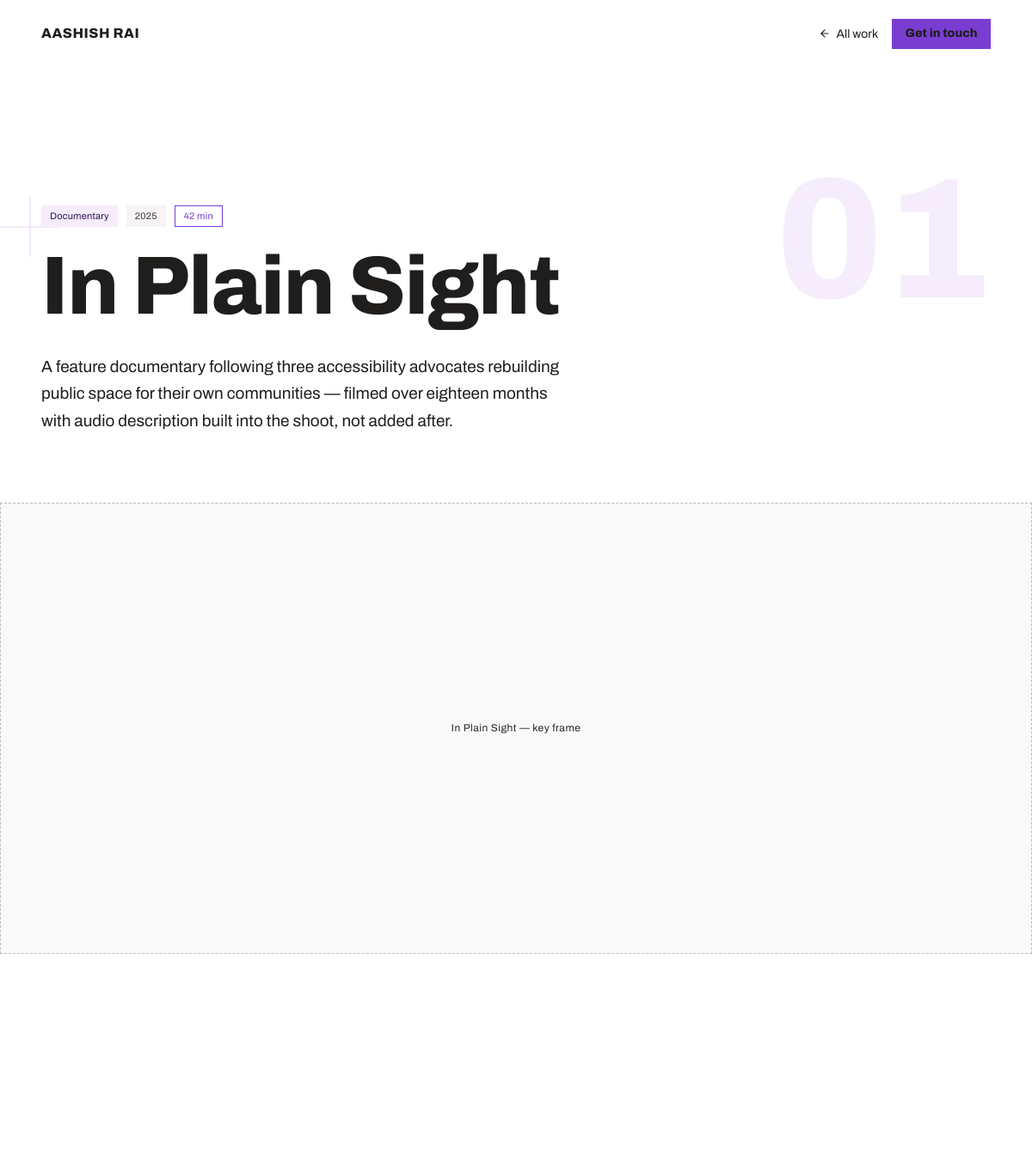
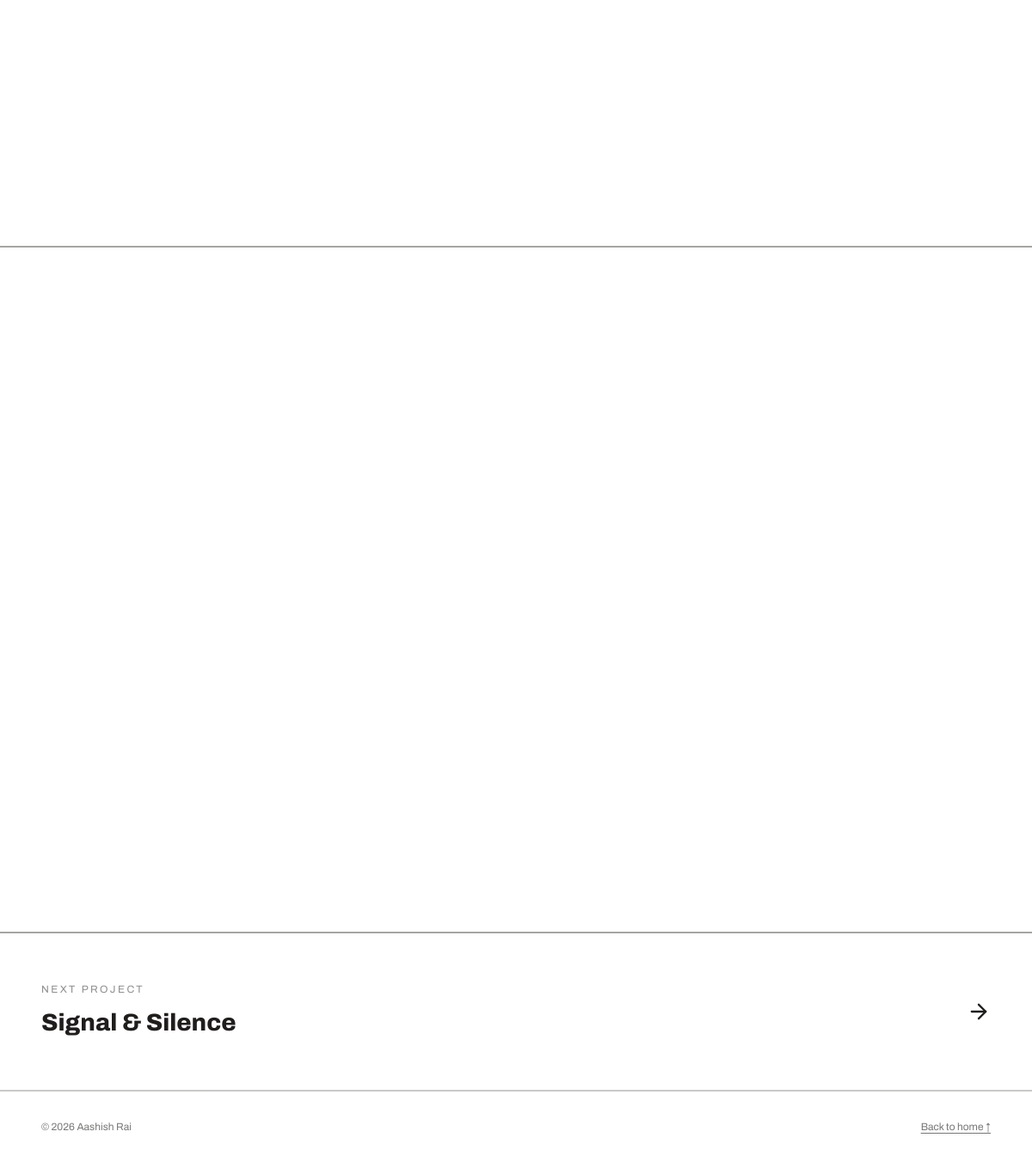
/work-detail.php?slug=in-plain-sight, run on the app's committed database (2 pictures, top to bottom).
### tables this page shows
CREATE TABLE work_projects (
  id INT UNSIGNED PRIMARY KEY AUTO_INCREMENT,
  slug VARCHAR(191) NOT NULL UNIQUE,
  title VARCHAR(160) NOT NULL,
  tag VARCHAR(64) NOT NULL,
  year VARCHAR(8) NOT NULL,
  card_image_path VARCHAR(255) NULL,
  card_placeholder_text VARCHAR(160) NOT NULL,
  lead TEXT NOT NULL,
  hero_image_path VARCHAR(255) NULL,
  hero_placeholder_text VARCHAR(160) NOT NULL,
  synopsis_heading VARCHAR(120) NOT NULL DEFAULT 'Synopsis',
  synopsis_paragraphs JSON NOT NULL,
  credits JSON NOT NULL,
  tags JSON NOT NULL,
  stills_eyebrow VARCHAR(64) NOT NULL DEFAULT 'Stills',
  stills_heading VARCHAR(120) NOT NULL DEFAULT 'From the field.',
  stills JSON NOT NULL,
  is_featured TINYINT(1) NOT NULL DEFAULT 0,
  featured_sort_order INT NOT NULL DEFAULT 0,
  archive_sort_order INT NOT NULL DEFAULT 0,
  status ENUM('published','draft') NOT NULL DEFAULT 'published',
  created_at TIMESTAMP NOT NULL DEFAULT CURRENT_TIMESTAMP,
  updated_at TIMESTAMP NOT NULL DEFAULT CURRENT_TIMESTAMP ON UPDATE CURRENT_TIMESTAMP,
  INDEX idx_featured (status, is_featured, featured_sort_order),
  INDEX idx_archive (status, archive_sort_order)
);

### config/database.php (called while the page is built, shortened)
<?php
function get_db(): PDO
{
    static $pdo = null;
    if ($pdo instanceof PDO) {
        return $pdo;
    }
    $host = getenv('DB_HOST') ?: 'localhost';
    $name = getenv('DB_NAME') ?: '';
    $user = getenv('DB_USER') ?: '';
    $pass = getenv('DB_PASS') ?: '';
    $dsn = "mysql:host={$host};dbname={$name};charset=utf8mb4";
    try {
        $pdo = new PDO($dsn, $user, $pass, [
            PDO::ATTR_ERRMODE => PDO::ERRMODE_EXCEPTION,
            PDO::ATTR_DEFAULT_FETCH_MODE => PDO::FETCH_ASSOC,
            PDO::ATTR_EMULATE_PREPARES => false,
        ]);
    } catch (PDOException $e) {
        if (APP_ENV !== 'production') {
            throw $e;
        }
        error_log('Database connection failed: ' . $e->getMessage());
        die('Something went wrong. Please try again later.');
    }
    return $pdo;
}

### includes/functions.php (called while the page is built, shortened)
<?php
function e(string $value): string
{
    return htmlspecialchars($value, ENT_QUOTES, 'UTF-8');
}

### work-detail.php (the view, shortened to what this page needs)
<?php
require_once __DIR__ . '/config/config.php';
require_once __DIR__ . '/includes/functions.php';
require_once __DIR__ . '/includes/content.php';
$slug = $_GET['slug'] ?? '';
$row = $slug !== '' ? get_work_by_slug($slug) : null;
$site = get_section('work', 'nav');
$project = [
    'tags' => $row['tags'],
    'title' => $row['title'],
    'lead' => $row['lead'],
    'heroImagePath' => $row['hero_image_path'],
    'heroPlaceholder' => $row['hero_placeholder_text'],
    'synopsisHeading' => $row['synopsis_heading'],
    'synopsisParagraphs' => $row['synopsis_paragraphs'],
    'credits' => $row['credits'],
    'stillsEyebrow' => $row['stills_eyebrow'],
    'stillsHeading' => $row['stills_heading'],
    'stills' => $row['stills'],
];
$next = get_next_work((int) $row['id']);
$project['nextLabel'] = 'Next project';
$project['nextTitle'] = $next['title'] ?? '';
$project['nextHref'] = $next !== null ? 'work-detail.php?slug=' . urlencode($next['slug']) : 'work-archive.php';
$footerData = get_section('work', 'footer');
require_once __DIR__ . '/includes/header.php';
?>
<div style="position:relative;background:var(--color-bg);color:var(--color-text)">
<nav class="nav" style="padding:22px 48px">
<a href="<?= e($site['brandHref']) ?>" class="nav-brand" style="letter-spacing:.03em;font-size:16px;text-decoration:none;color:inherit"><?= e($site['brand']) ?></a>
<a href="<?= e($site['homeHref']) ?>" style="margin-left:auto"><svg width="14" height="14" viewBox="0 0 24 24" fill="none" stroke="currentColor" stroke-width="2" stroke-linecap="round" stroke-linejoin="round" style="vertical-align:-2px;margin-right:6px"><path d="M19 12H5"></path><path d="m12 19-7-7 7-7"></path></svg><?= e($site['homeLabel']) ?></a>
<a href="<?= e($site['navCtaHref']) ?>" class="btn btn-primary"><?= e($site['navCtaLabel']) ?></a>
</nav>
<section style="padding:160px 48px 80px;max-width:1400px;margin:0 auto;position:relative;overflow:hidden">
<div aria-hidden="true" style="position:absolute;top:100px;right:48px;font:800 200px var(--font-heading);color:var(--color-accent-100);line-height:1;z-index:0;pointer-events:none">01</div>
<div data-reveal="fade" style="display:flex;gap:10px;margin-bottom:24px;position:relative;z-index:1">
<?php foreach ($project['tags'] as $tag): ?>
<span class="tag tag-<?= e($tag['variant']) ?>"><?= e($tag['label']) ?></span>
<?php endforeach; ?>
</div>
<h1 data-reveal="fade" style="font-size:clamp(48px,8vw,104px);line-height:.95;margin:0 0 32px;max-width:18ch;position:relative;z-index:1"><?= e($project['title']) ?></h1>
<p data-reveal="fade" style="font-size:19px;max-width:56ch;opacity:.72;line-height:1.65;margin:0;position:relative;z-index:1"><?= e($project['lead']) ?></p>
</section>
<section data-reveal="clip" style="position:relative;aspect-ratio:16/7;overflow:hidden;clip-path:inset(0 0 100% 0);transition:clip-path 1.2s cubic-bezier(.22,1,.36,1);margin:0 48px 120px;max-width:1400px;margin-left:auto;margin-right:auto">
<?= img_or_placeholder($project['heroImagePath'], $project['heroPlaceholder']) ?>
</section>
<section style="padding:0 48px 120px;max-width:1400px;margin:0 auto;display:grid;grid-template-columns:1.4fr 1fr;gap:80px">
</section>
<section style="padding:0 48px 140px;max-width:1400px;margin:0 auto;border-top:2px solid var(--color-divider);padding-top:100px">
<div style="display:grid;grid-template-columns:repeat(auto-fit,minmax(280px,1fr));gap:24px">
<?php foreach ($project['stills'] as $i => $still): ?>
<div class="work-card stagger-clip" data-reveal="clip" style="--i:<?= (int) $i ?>;position:relative;aspect-ratio:4/5;overflow:hidden;clip-path:inset(0 0 100% 0);transition:clip-path 1s cubic-bezier(.22,1,.36,1)"><?= img_or_placeholder($still['image_path'] ?? null, $still['placeholder'], 'work-card-img') ?></div>
<?php endforeach; ?>
</div>
</section>
<a href="<?= e($project['nextHref']) ?>" style="display:flex;justify-content:space-between;align-items:center;padding:56px 48px;border-top:2px solid var(--color-divider);text-decoration:none;color:inherit">
<div>
<div style="font-size:12px;letter-spacing:.2em;text-transform:uppercase;opacity:.5;margin-bottom:8px"><?= e($project['nextLabel']) ?></div>
<div style="font-size:28px;font-weight:800;font-family:var(--font-heading)"><?= e($project['nextTitle']) ?></div>
</div>
<svg width="28" height="28" viewBox="0 0 24 24" fill="none" stroke="currentColor" stroke-width="2" stroke-linecap="round" stroke-linejoin="round"><path d="M5 12h14"></path><path d="m12 5 7 7-7 7"></path></svg>
</a>
<footer style="padding:32px 48px;display:flex;justify-content:space-between;align-items:center;border-top:2px solid var(--color-divider);font-size:12px;opacity:.6">
<span><?= e($footerData['copyright']) ?></span>
<a href="<?= e($site['homeHref']) ?>" style="color:inherit"><?= e($footerData['backHomeLabel']) ?></a>
</footer>
</div>
<?php require_once __DIR__ . '/includes/footer.php'; ?>

### includes/content.php (shortened to what this page needs)
<?php
require_once __DIR__ . '/../config/database.php';
function get_section(string $page, string $section): array
{
    $stmt = get_db()->prepare(
        'SELECT field_key, field_value FROM site_settings WHERE page = ? AND section = ?'
    );
    $stmt->execute([$page, $section]);
    $fields = [];
    foreach ($stmt->fetchAll() as $row) {
        $fields[$row['field_key']] = $row['field_value'];
    }
    return $fields;
}
function decode_work_project(array $row): array
{
    $row['synopsis_paragraphs'] = json_decode($row['synopsis_paragraphs'], true);
    $row['credits'] = json_decode($row['credits'], true);
    $row['tags'] = json_decode($row['tags'], true);
    $row['stills'] = json_decode($row['stills'], true);
    return $row;
}
function get_work_by_slug(string $slug): ?array
{
    $stmt = get_db()->prepare(
        "SELECT * FROM work_projects WHERE slug = ? AND status = 'published' LIMIT 1"
    );
    $stmt->execute([$slug]);
    $row = $stmt->fetch();
    return $row === false ? null : decode_work_project($row);
}
function get_next_work(int $currentId): ?array
{
    $pdo = get_db();
    $stmt = $pdo->prepare(
        "SELECT * FROM work_projects
         WHERE status = 'published' AND archive_sort_order < (
             SELECT archive_sort_order FROM work_projects WHERE id = ?
         )
         ORDER BY archive_sort_order DESC LIMIT 1"
    );
    $stmt->execute([$currentId]);
    $row = $stmt->fetch();
    return $row === false ? null : decode_work_project($row);
}
function img_or_placeholder(?string $path, string $placeholderText, string $extraClass = '', string $extraAttrs = ''): string
{
    $class = trim('img-placeholder grayscale ' . $extraClass);
    $attrs = $extraAttrs !== '' ? ' ' . $extraAttrs : '';
    if ($path === null || $path === '') {
        return '<div class="' . e($class) . '"' . $attrs . '>' . e($placeholderText) . '</div>';
    }
    return '<img class="' . e($class) . '" src="' . e(asset_url($path)) . '" alt="' . e($placeholderText) . '"' . $attrs . '>';
}

### assets/css/style.css (style rules this page uses)
:root { --color-bg: #ffffff; --color-surface: #f6f2fb; --color-text: #201e1d; --color-accent: #7a3dd1; --color-accent-2: #7a3dd1; --color-divider: color-mix(in srgb, #201e1d 40%, transparent); --color-neutral-100: #f8f4f4; --color-neutral-200: #eae7e7; --color-neutral-300: #d7d3d3; --color-neutral-400: #bab6b6; --color-neutral-500: #9b9797; --color-neutral-600: #7d7979; --color-neutral-700: #605d5d; --color-neutral-800: #444141; --color-neutral-900: #2d2b2b; --color-accent-100: #f5edfc; --color-accent-200: #e6d2f7; --color-accent-300: #cfa9ef; --color-accent-400: #af79e2; --color-accent-500: #8f52d3; --color-accent-600: #64299f; --color-accent-700: #4c1e7a; --color-accent-800: #351454; --color-accent-900: #1f0c33; --color-accent-2-100: #f5edfc; --color-accent-2-200: #e6d2f7; --color-accent-2-300: #cfa9ef; --color-accent-2-400: #af79e2; --color-accent-2-500: #8f52d3; --color-accent-2-600: #64299f; --color-accent-2-700: #4c1e7a; --color-accent-2-800: #351454; --color-accent-2-900: #1f0c33; --font-heading: "Archivo", system-ui, sans-serif; --font-heading-weight: 800; --font-body: "Archivo", system-ui, sans-serif; --space-1: 4.0px; --space-2: 8.0px; --space-3: 12.0px; --space-4: 16.0px; --space-6: 24.0px; --space-8: 32.0px; --radius-sm: 0px; --radius-md: 0px; --radius-lg: 0px; --shadow-sm: 0 1px 2px color-mix(in srgb, #2d2b2b 14%, transparent); --shadow-md: 0 3px 10px color-mix(in srgb, #2d2b2b 16%, transparent); --shadow-lg: 0 12px 32px color-mix(in srgb, #2d2b2b 22%, transparent); }
*, *::before, *::after { box-sizing: border-box; }
html { scroll-behavior: smooth; }
body { margin: 0; background: var(--color-bg); color: var(--color-text); font-family: var(--font-body); font-size: 15px; line-height: 1.55; font-weight: 400; }
h1, h2, h3, h4, h5, h6 { font-family: var(--font-heading); font-weight: var(--font-heading-weight); line-height: 1.12; letter-spacing: -0.015em; margin: 0 0 var(--space-2); }
h1 { font-size: 42px; }
p { margin: 0 0 var(--space-3); }
a { color: var(--color-accent); text-underline-offset: 3px; }
.grayscale { filter: grayscale(1) contrast(1.08); }
.btn { display: inline-flex; align-items: center; justify-content: center; gap: 6px; cursor: pointer; text-decoration: none; font-family: var(--font-heading); font-weight: var(--font-heading-weight); font-size: 14px; line-height: 1.2; color: var(--color-text); background: transparent; border: 1px solid transparent; padding: var(--space-2) calc(var(--space-3) * 1.2); border-radius: var(--radius-md); }
.btn-primary { background: var(--color-accent); color: var(--color-bg); }
.tag { display: inline-flex; align-items: center; font-size: 11px; letter-spacing: 0.02em; padding: 3px 10px; border-radius: calc(var(--radius-md) * 0.75); }
.tag-accent { background: var(--color-accent-100); color: var(--color-accent-800); }
.tag-neutral { background: var(--color-neutral-100); color: var(--color-neutral-800); }
.tag-outline { border: 1px solid var(--color-accent); color: var(--color-accent); }
.nav { display: flex; align-items: center; gap: var(--space-4); }
.nav-brand { font-family: var(--font-heading); font-weight: var(--font-heading-weight); font-size: 18px; margin-right: auto; }
.nav a { color: inherit; text-decoration: none; font-size: 14px; }
.img-placeholder { position: absolute; inset: 0; display: flex; align-items: center; justify-content: center; text-align: center; padding: 16px; background: var(--color-accent-100); border: 1px dashed var(--color-accent-300); color: var(--color-accent-700); font-size: 12px; letter-spacing: .04em; }
.work-card-img { transition: transform .6s cubic-bezier(.22,1,.36,1); }
.stagger-clip { transition-delay: calc(var(--i, 0) * .08s); }

### data on the page
work_projects: title "In Plain Sight", lead "A feature documentary following three accessibility advocates rebuilding public space for their own communities — filmed over eighteen months with audio description built into the shoot, not added after.", hero_placeholder_text "In Plain Sight — key frame"

### other printed values
$site['brand'] "AASHISH RAI"
$site['homeLabel'] "All work"
$site['navCtaLabel'] "Get in touch"
$tag['label'] "Documentary"
$tag['label'] "2025"
$tag['label'] "42 min"
$project['nextLabel'] "NEXT PROJECT"
$project['nextTitle'] "Signal & Silence"
$footerData['copyright'] "© 2026 Aashish Rai"
$footerData['backHomeLabel'] "Back to home ↑"
